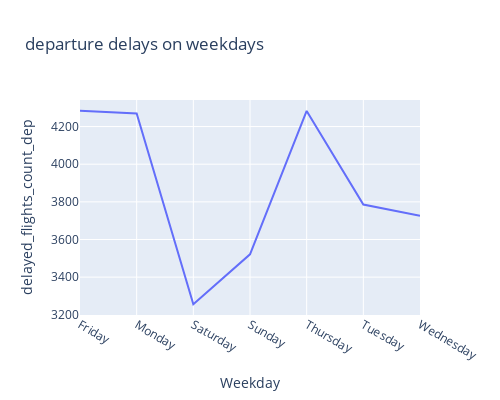

The notebook cell saved with this chart:
### Code cell
import plotly.express as px
fig = px.line(weekday_delayed_flights_dep, x="Weekday", y="delayed_flights_count_dep", title='departure delays on weekdays',width=500, height=400)
fig.show()

### Figure 1 — Plotly figure (JSON) as saved in the notebook; plotly's stock layout.template omitted (floating-point values rounded to 4 significant figures)
{"data": [{"hovertemplate": "Weekday=%{x}<br>delayed_flights_count_dep=%{y}<extra></extra>", "legendgroup": "", "line": {"color": "#636efa", "dash": "solid"}, "marker": {"symbol": "circle"}, "mode": "lines", "name": "", "orientation": "v", "showlegend": false, "type": "scatter", "x": ["Friday", "Monday", "Saturday", "Sunday", "Thursday", "Tuesday", "Wednesday"], "xaxis": "x", "y": [4284, 4269, 3256, 3521, 4283, 3786, 3726], "yaxis": "y"}], "layout": {"height": 400, "legend": {"tracegroupgap": 0}, "title": {"text": "departure delays on weekdays"}, "width": 500, "xaxis": {"anchor": "y", "domain": [0, 1], "title": {"text": "Weekday"}}, "yaxis": {"anchor": "x", "domain": [0, 1], "title": {"text": "delayed_flights_count_dep"}}}}
